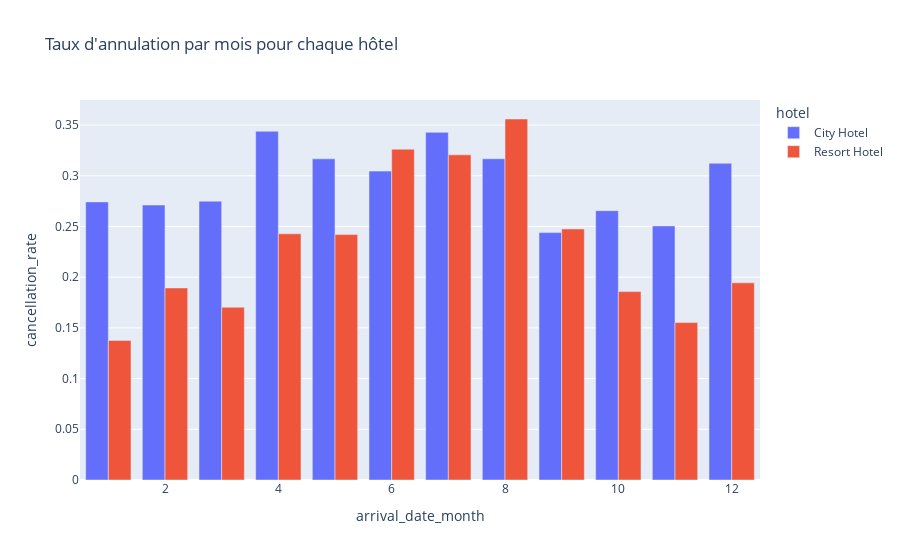
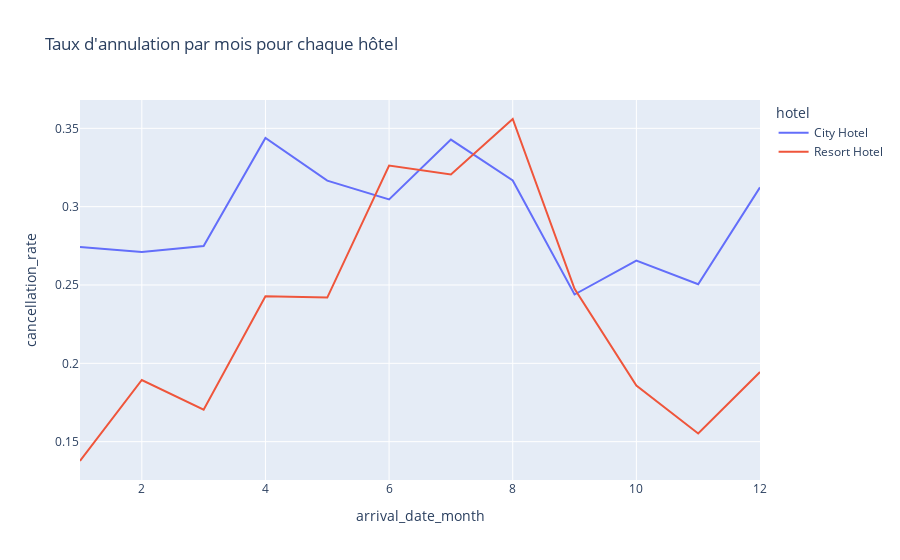

Notebook code cell kept with these figures, in order:
### Code cell
df['arrival_date_month'] = df['arrival_date'].dt.strftime('%m')
df['arrival_date_month'] = df['month'].astype(int)

import plotly.express as px

df_grouped = df.groupby(['arrival_date_month', 'hotel']).agg(total_reservations=('is_canceled', 'count'), cancellations=('is_canceled', 'sum')).reset_index()

df_grouped['cancellation_rate'] = df_grouped['cancellations'] / df_grouped['total_reservations']

fig = px.bar(df_grouped, x='arrival_date_month', y='cancellation_rate', color='hotel', barmode='group', title='Taux d\'annulation par mois pour chaque hôtel')
fig.show()
fig = px.line(df_grouped, x='arrival_date_month', y='cancellation_rate', color='hotel',  title='Taux d\'annulation par mois pour chaque hôtel')
fig.show()
df_grouped.to_csv('cancel_rate.csv')

### Figure 1 — Plotly figure (JSON) as saved in the notebook; plotly's stock layout.template omitted (floating-point values rounded to 4 significant figures)
{"data": [{"alignmentgroup": "True", "hovertemplate": "hotel=City Hotel<br>arrival_date_month=%{x}<br>cancellation_rate=%{y}<extra></extra>", "legendgroup": "City Hotel", "marker": {"color": "#636efa", "pattern": {"shape": ""}}, "name": "City Hotel", "offsetgroup": "City Hotel", "orientation": "v", "showlegend": true, "textposition": "auto", "type": "bar", "x": [1, 2, 3, 4, 5, 6, 7, 8, 9, 10, 11, 12], "xaxis": "x", "y": [0.2742, 0.2711, 0.2749, 0.3438, 0.3166, 0.3046, 0.3428, 0.3167, 0.2439, 0.2656, 0.2505, 0.3123], "yaxis": "y"}, {"alignmentgroup": "True", "hovertemplate": "hotel=Resort Hotel<br>arrival_date_month=%{x}<br>cancellation_rate=%{y}<extra></extra>", "legendgroup": "Resort Hotel", "marker": {"color": "#EF553B", "pattern": {"shape": ""}}, "name": "Resort Hotel", "offsetgroup": "Resort Hotel", "orientation": "v", "showlegend": true, "textposition": "auto", "type": "bar", "x": [1, 2, 3, 4, 5, 6, 7, 8, 9, 10, 11, 12], "xaxis": "x", "y": [0.1377, 0.1894, 0.1704, 0.2428, 0.242, 0.3262, 0.3206, 0.356, 0.2475, 0.1858, 0.1552, 0.1944], "yaxis": "y"}], "layout": {"barmode": "group", "legend": {"title": {"text": "hotel"}, "tracegroupgap": 0}, "title": {"text": "Taux d'annulation par mois pour chaque hôtel"}, "xaxis": {"anchor": "y", "domain": [0, 1], "title": {"text": "arrival_date_month"}}, "yaxis": {"anchor": "x", "domain": [0, 1], "title": {"text": "cancellation_rate"}}}}

### Figure 2 — Plotly figure (JSON) as saved in the notebook; plotly's stock layout.template omitted (floating-point values rounded to 4 significant figures)
{"data": [{"hovertemplate": "hotel=City Hotel<br>arrival_date_month=%{x}<br>cancellation_rate=%{y}<extra></extra>", "legendgroup": "City Hotel", "line": {"color": "#636efa", "dash": "solid"}, "marker": {"symbol": "circle"}, "mode": "lines", "name": "City Hotel", "orientation": "v", "showlegend": true, "type": "scatter", "x": [1, 2, 3, 4, 5, 6, 7, 8, 9, 10, 11, 12], "xaxis": "x", "y": [0.2742, 0.2711, 0.2749, 0.3438, 0.3166, 0.3046, 0.3428, 0.3167, 0.2439, 0.2656, 0.2505, 0.3123], "yaxis": "y"}, {"hovertemplate": "hotel=Resort Hotel<br>arrival_date_month=%{x}<br>cancellation_rate=%{y}<extra></extra>", "legendgroup": "Resort Hotel", "line": {"color": "#EF553B", "dash": "solid"}, "marker": {"symbol": "circle"}, "mode": "lines", "name": "Resort Hotel", "orientation": "v", "showlegend": true, "type": "scatter", "x": [1, 2, 3, 4, 5, 6, 7, 8, 9, 10, 11, 12], "xaxis": "x", "y": [0.1377, 0.1894, 0.1704, 0.2428, 0.242, 0.3262, 0.3206, 0.356, 0.2475, 0.1858, 0.1552, 0.1944], "yaxis": "y"}], "layout": {"legend": {"title": {"text": "hotel"}, "tracegroupgap": 0}, "title": {"text": "Taux d'annulation par mois pour chaque hôtel"}, "xaxis": {"anchor": "y", "domain": [0, 1], "title": {"text": "arrival_date_month"}}, "yaxis": {"anchor": "x", "domain": [0, 1], "title": {"text": "cancellation_rate"}}}}
